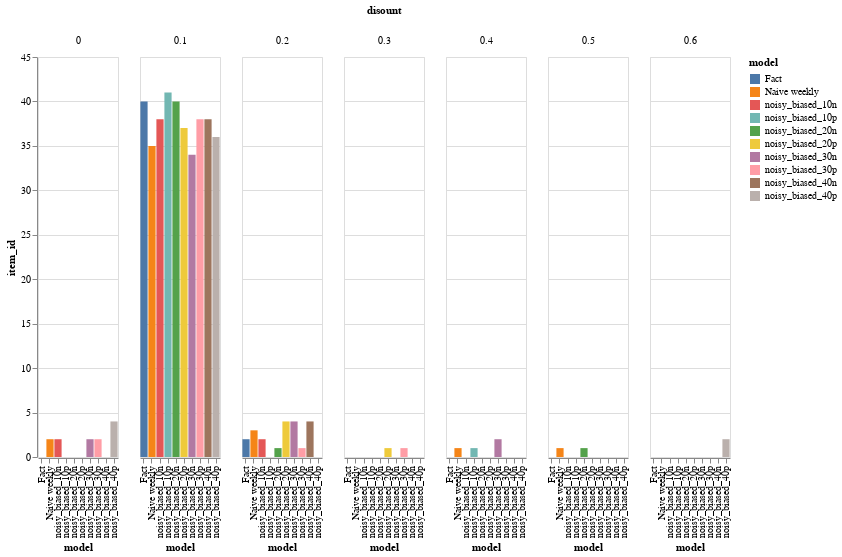

Notebook source saved alongside this figure:
### Code cell
discounts_freq = result_weekly.reset_index().groupby(['model','disount']).count()['item_id'].reset_index()

alt.Chart(discounts_freq).mark_bar().encode(
    x='model:N',
    y=alt.Y('item_id:Q'),
    color=alt.Color('model:N'),
    #row='model:N',
    column='disount:N'
).properties(width=80, height=400)#.interactive()

### Figure 1 — Vega-Lite specification as saved in the notebook (floating-point values rounded to 4 significant figures)
{"config": {"view": {"continuousWidth": 400, "continuousHeight": 300}}, "data": {"name": "data-ca6cda2bcd4038925772b82ff5d13288"}, "mark": "bar", "encoding": {"color": {"type": "nominal", "field": "model"}, "column": {"type": "nominal", "field": "disount"}, "x": {"type": "nominal", "field": "model"}, "y": {"type": "quantitative", "field": "item_id"}}, "height": 400, "width": 80, "$schema": "https://vega.github.io/schema/vega-lite/v4.8.1.json", "datasets": {"data-ca6cda2bcd4038925772b82ff5d13288": [{"model": "Fact", "disount": 0.1, "item_id": 40}, {"model": "Fact", "disount": 0.2, "item_id": 2}, {"model": "Naive weekly", "disount": 0.0, "item_id": 2}, {"model": "Naive weekly", "disount": 0.1, "item_id": 35}, {"model": "Naive weekly", "disount": 0.2, "item_id": 3}, {"model": "Naive weekly", "disount": 0.4, "item_id": 1}, {"model": "Naive weekly", "disount": 0.5, "item_id": 1}, {"model": "noisy_biased_10n", "disount": 0.0, "item_id": 2}, {"model": "noisy_biased_10n", "disount": 0.1, "item_id": 38}, {"model": "noisy_biased_10n", "disount": 0.2, "item_id": 2}, {"model": "noisy_biased_10p", "disount": 0.1, "item_id": 41}, {"model": "noisy_biased_10p", "disount": 0.4, "item_id": 1}, {"model": "noisy_biased_20n", "disount": 0.1, "item_id": 40}, {"model": "noisy_biased_20n", "disount": 0.2, "item_id": 1}, {"model": "noisy_biased_20n", "disount": 0.5, "item_id": 1}, {"model": "noisy_biased_20p", "disount": 0.1, "item_id": 37}, {"model": "noisy_biased_20p", "disount": 0.2, "item_id": 4}, {"model": "noisy_biased_20p", "disount": 0.3, "item_id": 1}, {"model": "noisy_biased_30n", "disount": 0.0, "item_id": 2}, {"model": "noisy_biased_30n", "disount": 0.1, "item_id": 34}, {"model": "noisy_biased_30n", "disount": 0.2, "item_id": 4}, {"model": "noisy_biased_30n", "disount": 0.4, "item_id": 2}, {"model": "noisy_biased_30p", "disount": 0.0, "item_id": 2}, {"model": "noisy_biased_30p", "disount": 0.1, "item_id": 38}, {"model": "noisy_biased_30p", "disount": 0.2, "item_id": 1}, {"model": "noisy_biased_30p", "disount": 0.3, "item_id": 1}, {"model": "noisy_biased_40n", "disount": 0.1, "item_id": 38}, {"model": "noisy_biased_40n", "disount": 0.2, "item_id": 4}, {"model": "noisy_biased_40p", "disount": 0.0, "item_id": 4}, {"model": "noisy_biased_40p", "disount": 0.1, "item_id": 36}, {"model": "noisy_biased_40p", "disount": 0.6, "item_id": 2}]}}
